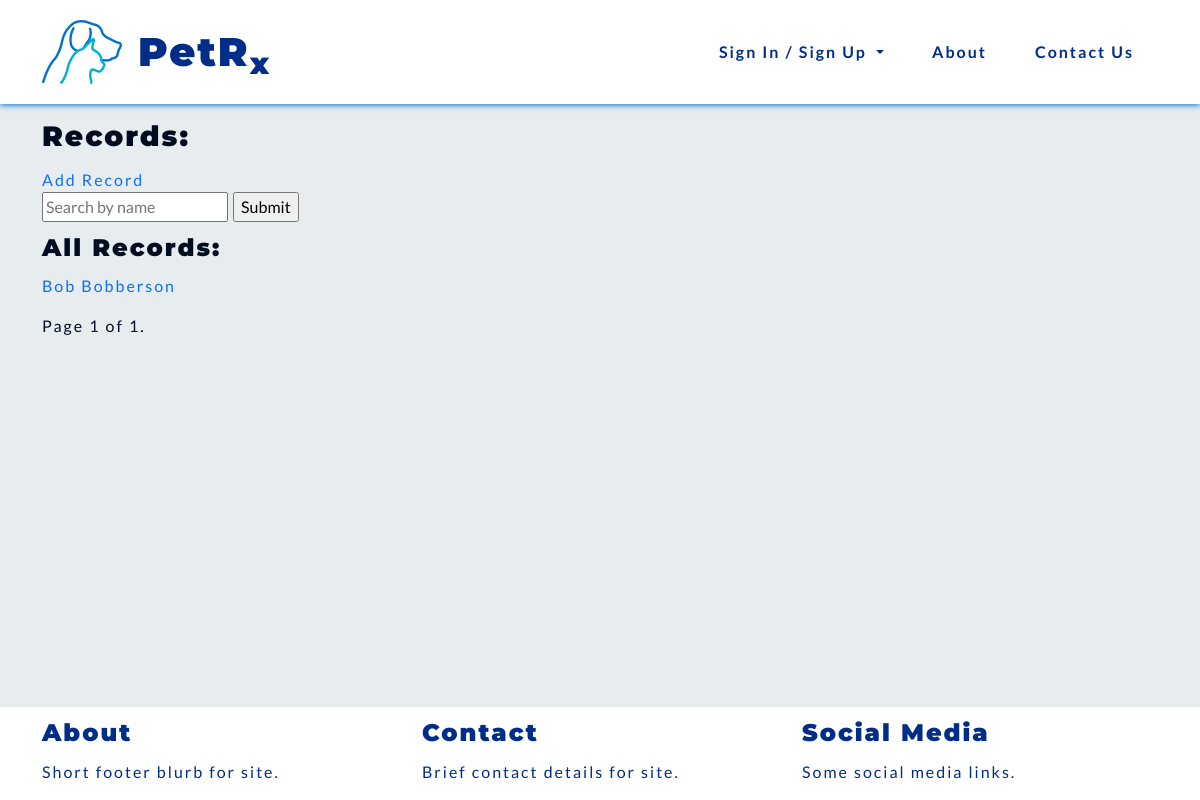
Page /records/records/ on the earlier database version.
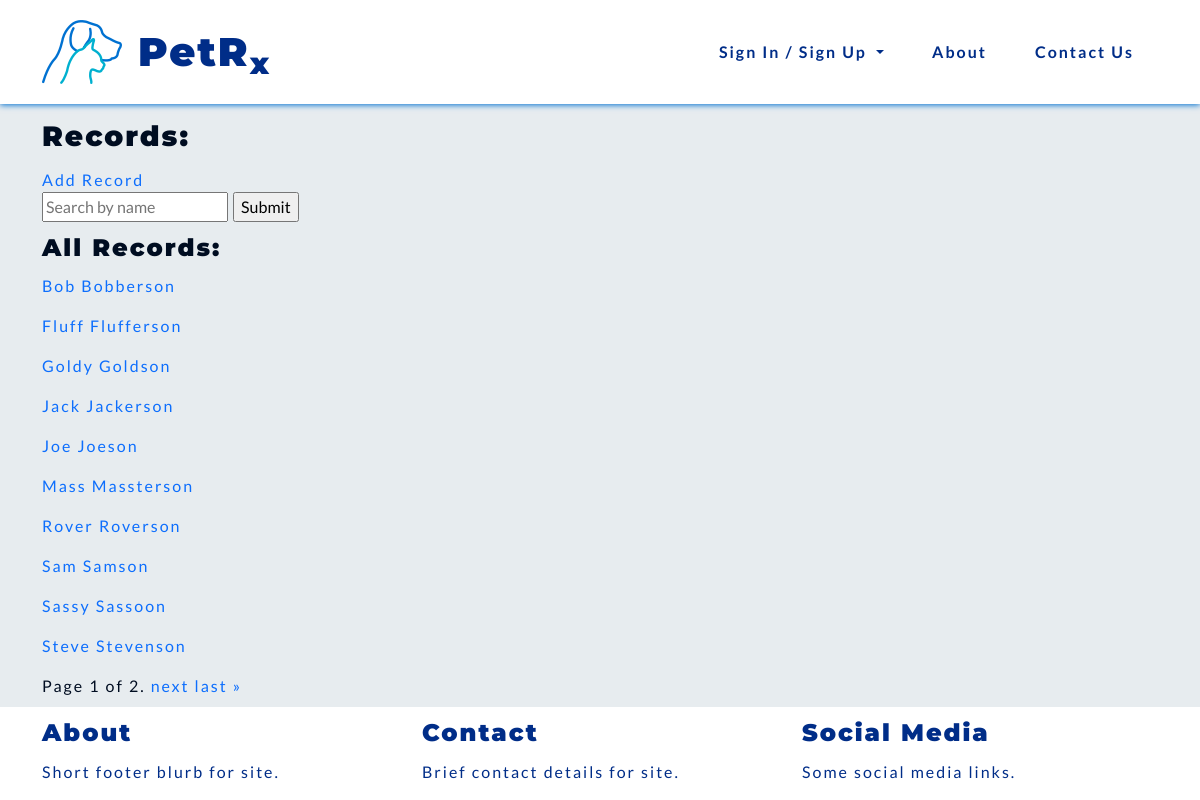
Same page on the later database version.
### records/models.py (models this page shows)
class Record(models.Model):
    name = models.CharField(max_length=50)
    surname = models.CharField(max_length=50)
    date_of_birth = models.DateField()
    species = models.CharField(choices=SPECIES, max_length=10)
    breed = models.CharField(max_length=50)
    sex = models.CharField(choices=SEX, max_length=10)
    weight = models.DecimalField(max_digits=5, decimal_places=2)
    note = models.CharField(max_length=300)
    def __str__(self):
        return self.name + " " + self.surname
    class Meta:
        ordering = ['surname']
        unique_together = ['name', 'surname', 'date_of_birth', 'species', 'breed', 'sex']

### records/views.py (the view)
# urls.py: path('records/', include('records.urls'), name='records_urls'),
def records(request):
    record_list = Record.objects.all()
    paginator = Paginator(record_list, 10)
    page_number = request.GET.get('page')
    page_obj = paginator.get_page(page_number)
    context = {'page_obj': page_obj}
    return render(request, 'records/records.html', context)

### records/templates/records/records.html (shortened to what this page needs)
{% extends 'base.html' %}
{% block content %}
<section>
    <h3>Records:</h3>
    <a href="{% url 'records:add_animal' %}">Add Record</a>
    <form method="GET" action="{% url 'records:record_search' %}">
        <input type="text" name="query" placeholder="Search by name">
        <input type="submit">
    </form>
</section>
<section>
    <h4>All Records:</h4>
    {% if page_obj %}
        {% for record in page_obj %}
        <p><a href="{% url 'records:animal_profile' animal_id=record.id %}">{{ record }}</a></p>
        {% endfor %}
    {% else %}
        <p>No records</p>
    {% endif %}
    <div class="pagination">
        <span class="step-links">
            <span class="current">
                Page {{ page_obj.number }} of {{ page_obj.paginator.num_pages }}.
            </span>
            {% if page_obj.has_next %}
                <a href="?page={{ page_obj.next_page_number }}">next</a>
                <a href="?page={{ page_obj.paginator.num_pages }}">last &raquo;</a>
            {% endif %}
        </span>
    </div>
</section>
{% endblock %}

Differences in the rows shown:
added Record: name+surname "Fluff Flufferson"
added Record: name+surname "Goldy Goldson"
added Record: name+surname "Jack Jackerson"
added Record: name+surname "Joe Joeson"
added Record: name+surname "Mass Massterson"
added Record: name+surname "Rover Roverson"
added Record: name+surname "Sam Samson"
added Record: name+surname "Sassy Sassoon"
added Record: name+surname "Steve Stevenson"
Other differences:
{{ page_obj.paginator.num_pages }}: "1" → "2"
text now shown: "next last »"
